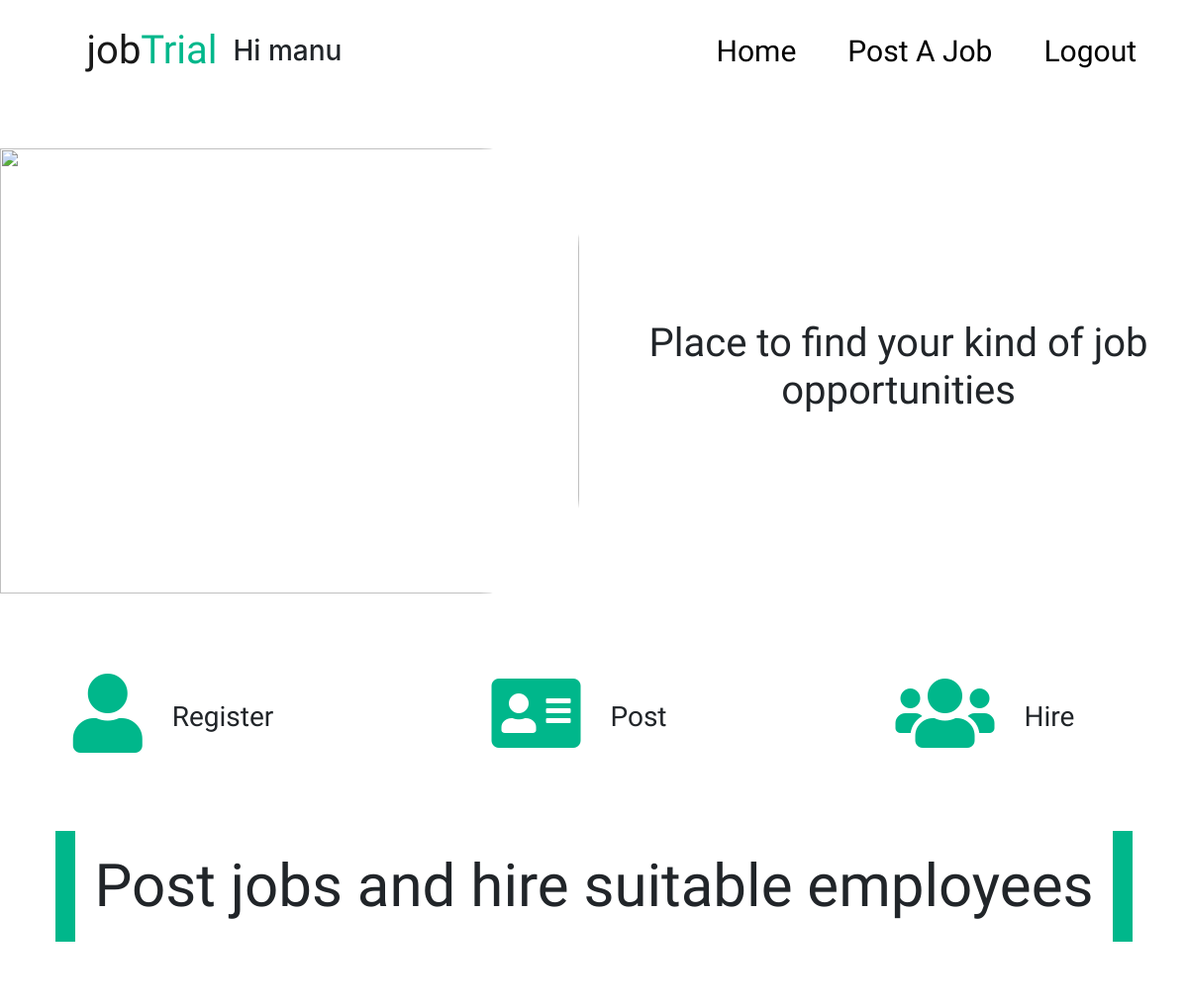
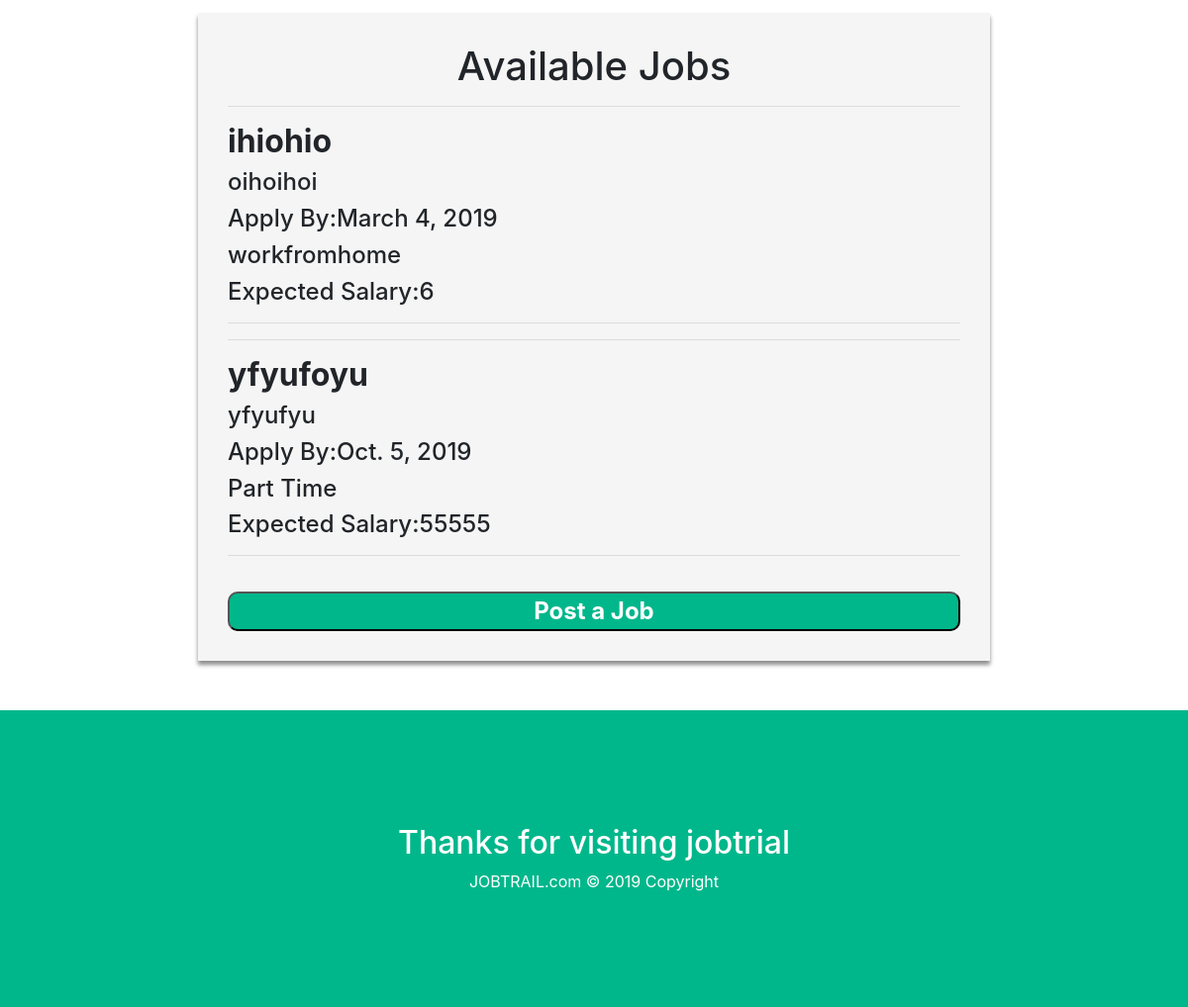
Screenshot of /index (signed in) with the database file from the repository (2 pictures, top to bottom).
### app/models.py (models this page shows)
class Jobs(models.Model):
    user=models.ForeignKey(settings.AUTH_USER_MODEL,on_delete=models.CASCADE)
    job_heading=models.CharField(max_length=255)
    company=models.CharField(max_length=255)
    location=models.CharField(max_length=100)
    start_date=models.DateField()
    salary=models.IntegerField(default=10000)
    apply_by=models.DateField()
    job_type=models.CharField(max_length=255)
    available=models.IntegerField()
    about_company=models.TextField()
    about_job=models.TextField()
    skills=models.TextField()
    requirements=models.TextField()
    why_us=models.TextField()
    def __str__(self):
        return self.job_heading
    class Meta:
        verbose_name='Job posted by Employer'

### app/views.py (the view)
# urls.py: path('index',views.index.as_view(),name="index"),
class index(View):
    def get(self,request):
        if request.user.is_authenticated:
            job=Jobs.objects.filter(user=request.user)
            print(job)
            return render(request, 'app/index.html',{'jobs':job})
        else:
            return render(request, 'app/index.html', {'jobs': "heoioih"})

### app/templates/app/index.html
{%extends 'app/base.html'%}
{%block content%}
<main>
	<div class="container-fluid " style="padding: 0px;margin: 0px">
		<div class="row">
			<div class="col-md-6 box" style="height: 450px">
				<img src="https://jobinformation.info/wp-content/uploads/2019/08/recruitment-3942378_1920.jpg" width="100%" height="100%"/>
			</div>
			<div class="col-md-6 boxkebahar" style="height:450px;">
				<h1 style="text-align: center;font-family: 'Bad Script', cursive;">Place to find your kind of job opportunities</h1>
			</div>
		</div>
	</div>
	<div class="container-fluid" style="padding: 0px;margin: 0px;">
		<div class="row">
			<div class="col-md-4 iconbox">
					<h1 class="fa fa-user icons" aria-hidden="true"></h1>
					<h3 style="margin: 30px;font-family: 'Viga', sans-serif;">Register</h3>
			</div>
			<div class="col-md-4 iconbox">
				<h1 class="fa fa-address-card icons" aria-hidden="true"></h1>
					<h3 style="margin: 30px;font-family: 'Viga', sans-serif;">Post</h3>
			</div>
			<div class="col-md-4 iconbox">
					<h1 class="fa fa-users icons" aria-hidden="true"></h1>
					<h3 style="margin: 30px;font-family: 'Viga', sans-serif;">Hire</h3>
			</div>
		</div>
	</div>
	<div class="container-fluid box2" style="margin:0;padding: 0">
		<div class="row">
			<div class="col-lg-12">
				<h1>Post jobs and hire suitable employees</h1>
			</div>
		</div>
	</div>
	<div class="container-fluid">
		<div class="row">
			<div class="col-md-8 offset-md-2" style="background: whitesmoke;
box-shadow: 0px 4px 4px rgba(0, 0, 0, 0.25), 0px 4px 4px rgba(0, 0, 0, 0.25);
width: 100%;
margin-top: 80px;
margin-bottom:50px;padding:30px;">
				{%if request.user.is_authenticated%}
				{%if jobs%}
				<h1 style="text-align:center;">Available Jobs</h1>
				{%for job in jobs%}
				<hr>
				<div class="job">
					<h2 style="font-weight:bold;">{{job.job_heading}}</h2>
					<h4>{{job.location}}</h4>
					<h4>Apply By:{{job.start_date}}</h4>
					<h4>{{job.job_type}}</h4>
					<h4>Expected Salary:{{job.salary}}</h4>
				</div>
				<hr>
				{%endfor%}
				{%else%}
				<h1 style="text-align: center;">You haven't posted any jobs right now</h1>
				{%endif%}
				<a href="{%url 'app:postjob'%}"><button class="submit">Post a Job</button></a>
				{%else%}
				<h1 style="text-align:center">Login/Register to post a job</h1>
				<a href="{%url 'app:postjob'%}"><button class="submit">Post a Job</button></a>
				{%endif%}
			</div>
		</div>
	</div>
</main>
{%endblock%}

### app/templates/app/base.html (shortened to what this page needs)
<!DOCTYPE html>
<html lang="en">
<head>
    {%load static%}
    <link rel="stylesheet" type="text/css" href="{% static 'app/content.css' %}" />
<link rel="stylesheet" href="https://stackpath.bootstrapcdn.com/bootstrap/4.3.1/css/bootstrap.min.css">
    <link rel="stylesheet" type="text/css" href="./content.css">
    <link rel="stylesheet" href="https://use.fontawesome.com/releases/v5.7.0/css/all.css">
</head>
<body>
{%include 'app/navbar.html'%}
{%block content%}
{%endblock%}
<footer class="container-fluid footerpost">
	<div class="row">
		<div class="col-sm-12">
			<h2>Thanks for visiting jobtrial</h2>
			<span style="text-align: center;">JOBTRAIL.com © 2019 Copyright</span>
		</div>
	</div>
</footer>
</body>
</html>

### app/templates/app/navbar.html (shortened to what this page needs)
<nav class="navbar navbar-expand-lg navbar-light p-3 mb-5 rounded">
    <a class="navbar-brand" href="{%url 'app:index'%}" style="font-family: 'Grenze', serif;font-size:40px;margin-left:40px;
">job<font color="#00B78B" >Trial</font> </a>
    <div class="collapse navbar-collapse" id="navbarTogglerDemo03">
        <ul class="navbar-nav mr-auto mt-2 mt-lg-0">
            {%if request.user.is_authenticated%}
            <li class="nav-item active " style="list-style-type:none;margin-right:20px;">
           <h3 style="margin-top:10px;">Hi {{request.user.username}}</h3>
        </li>
            {%endif%}
        </ul>
        {%if request.user.is_authenticated%}
        <li class="nav-item active" style="list-style-type:none;margin-right:20px; ">
            <a class="nav-link yo" href="{%url 'app:index'%}">Home</a>
        </li>
        <li class="nav-item active " style="list-style-type:none;margin-right:20px;">
            <a class="nav-link yo" href="{%url 'app:postjob'%}">Post A Job</a>
        </li>
        <li class="nav-item active " style="list-style-type:none;margin-right:20px;">
            <a class="nav-link yo" href="{%url 'app:logout'%}">Logout</a>
        </li>
        {%endif%}
    </div>
</nav>

### app/static/app/content.css (style rules this page uses)
* { margin:0; padding: 0; box-sizing: border-box; }
body { overflow-x: hidden; }
.box img { font-family: 'Notable', sans-serif; display: flex; justify-content: center; margin:0px; padding: 0px; border-radius: 0px 100px 100px 0px; }
.boxkebahar { height:200; display: flex; justify-content: center; align-items: center; padding: 0; width: 100%; }
.icons { font-size: 80px; color:#00B78B; }
.iconbox { display: flex; justify-content: center; align-items: center; height: 250px; }
.box2 { width: 100%; height: 100px; display: flex; justify-content: center; align-items: center; }
.box2 div div h1 { font-size: 60px; text-align: center; font-family: 'Maven Pro', sans-serif; border-left: 20px solid #00B78B; border-right: 20px solid #00B78B; padding: 20px; }
.yo { transition: letter-spacing 1s ease; color:black; font-size: 30px; font-family: 'Be Vietnam', sans-serif; }
.footerpost { height: 300px; width: 100%; display: flex; text-align: center; justify-content: center; align-items: center; color: white; background-color: #00B78B; }
footer { height: 300px; width: 100%; display: flex; text-align: center; justify-content: center; align-items: center; color: white; background-color: #00B78B; }
footer div div span { text-align: center; }
.submit { width: 100%; font-size: 24px; margin-top: 20px; border-radius: 10px 10px 10px 10px; background-color:#00B78B; color: white; font-weight: bolder; }

### rows the page displays
Jobs: job_heading "ihiohio", location "oihoihoi", start_date "March 4, 2019", job_type "workfromhome", salary "6"
Jobs: job_heading "yfyufoyu", location "yfyufyu", start_date "Oct. 5, 2019", job_type "Part Time", salary "55555"

### other values shown
{{ request.user.username }} "manu"
